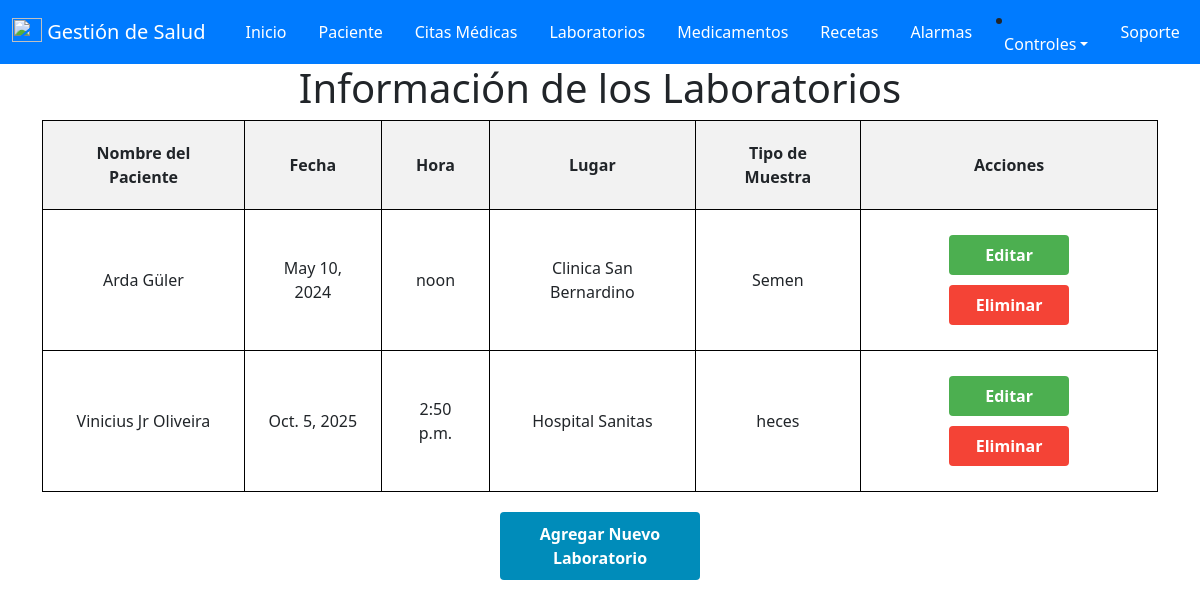
The app's page /laboratorios/ (signed in), older data.
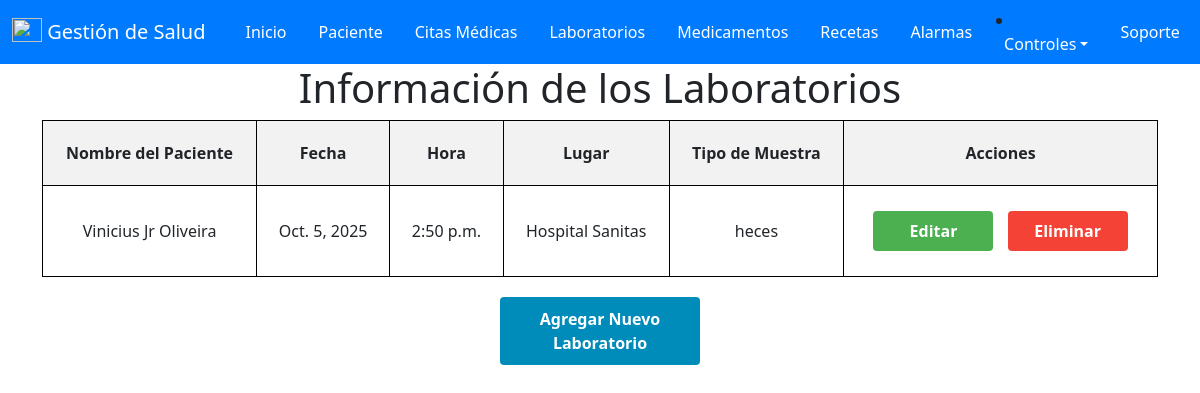
The same page, newer data.
### salud/models.py (models this page shows, shortened)
class laboratorio (models.Model):
    id_Laboratorios = models.AutoField(primary_key=True , verbose_name='ID_Laboratorio')
    id_paciente = models.ForeignKey(paciente, on_delete=models.CASCADE)
    fecha = models.DateField(null=False, verbose_name='Fecha')
    hora = models.TimeField(null=False, verbose_name='Hora')
    lugar = models.CharField(max_length=200, verbose_name='Lugar')
    tipo_Muestra = models.CharField(max_length=50, verbose_name='Tipo de Muestra')
    id_usuario = models.ForeignKey(User, on_delete=models.CASCADE)

class paciente(models.Model):
    id_paciente = models.AutoField(primary_key=True , verbose_name='ID_Paciente')
    cedula = models.IntegerField(null=True,verbose_name='Cedula')
    nombre = models.CharField(max_length=50, verbose_name='Nombre')
    apellido = models.CharField(max_length=50, verbose_name='Apellido')
    sexo = models.CharField(max_length=20, verbose_name='Sexo')
    fecha_Nacimiento = models.DateField(null=True, verbose_name='Fecha de Nacimiento')
    edad = models.IntegerField ( verbose_name='Edad')
    direccion = models.CharField(max_length=50, verbose_name='Direccion')
    telefono = models.IntegerField( verbose_name='Telefono')
    email = models.EmailField( verbose_name='Email')
    id_usuario = models.ForeignKey(User, on_delete=models.CASCADE)

### salud/views.py (the view)
# urls.py: path('laboratorios/', views.laboratorios, name='laboratorios'),
@login_required(login_url='/accounts/login/')
def laboratorios(request):
    laboratorios = laboratorio.objects.filter(id_usuario=request.user)
    context = {
        'laboratorios': laboratorios
    }
    return render(request, 'Programar/laboratorios.html', context)

### salud/templates/Programar/laboratorios.html (shortened to what this page needs)
{% extends "base.html" %}
{% block contenido %}
<!DOCTYPE html>
<html>
<head>
</head>
<body>
    <h1>Información de los Laboratorios</h1>
    <form method="post" action="{% url 'laboratorios' %}">
        <table>
            <thead>
                <tr>
                    <th>Nombre del Paciente</th>
                    <th>Fecha</th>
                    <th>Hora</th>
                    <th>Lugar</th>
                    <th>Tipo de Muestra</th>
                    <th>Acciones</th>
                </tr>
            </thead>
            <tbody>
                {% for laboratorio in laboratorios %}
                <tr>
                    <td>{{ laboratorio.id_paciente.nombre }} {{ laboratorio.id_paciente.apellido }}</td>
                    <td>{{ laboratorio.fecha }}</td>
                    <td>{{ laboratorio.hora }}</td>
                    <td>{{ laboratorio.lugar }}</td>
                    <td>{{ laboratorio.tipo_Muestra }}</td>
                    <td>
                        <a href="{% url 'editar_laboratorios' laboratorio.id_Laboratorios%}" class="button edit-button">Editar</a>
                        <a href="{% url 'eliminar_laboratorios' laboratorio.id_Laboratorios%}" class="button delete-button" onclick="return confirm('¿Estás seguro de que deseas eliminar este laboratorio?');">Eliminar</a>
                    </td>
                </tr>
                {% empty %}
                <tr>
                    <td colspan="6">No hay Laboratorios disponibles.</td>
                </tr>
                {% endfor %}
            </tbody>
        </table>
        <a href="{% url 'agregar_laboratorio' %}" class="button add-button">Agregar Nuevo Laboratorio</a>
    </form>
</body>
</html>
{% endblock %}

Row changes from the older to the newer data that the page shows:
removed laboratorio: id_paciente.nombre "Arda", id_paciente.apellido "Güler", fecha "May 10, 2024", hora "noon", lugar "Clinica San Bernardino", tipo_Muestra "Semen"
